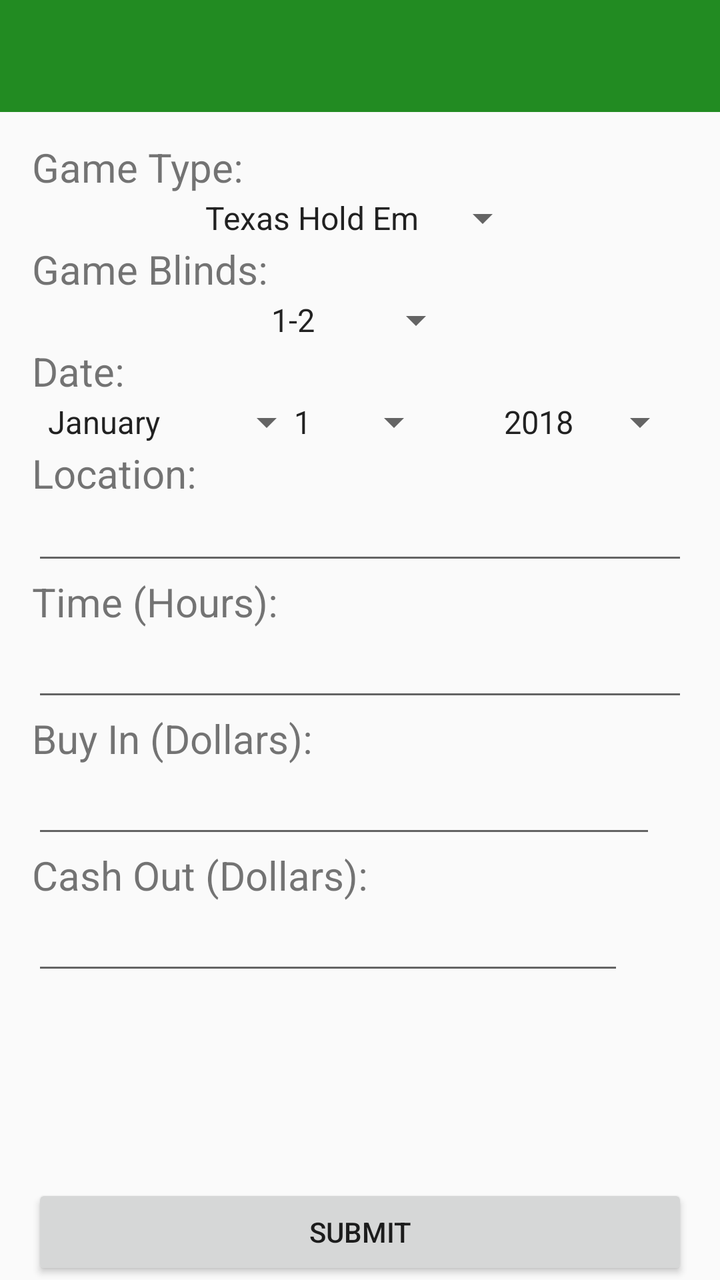
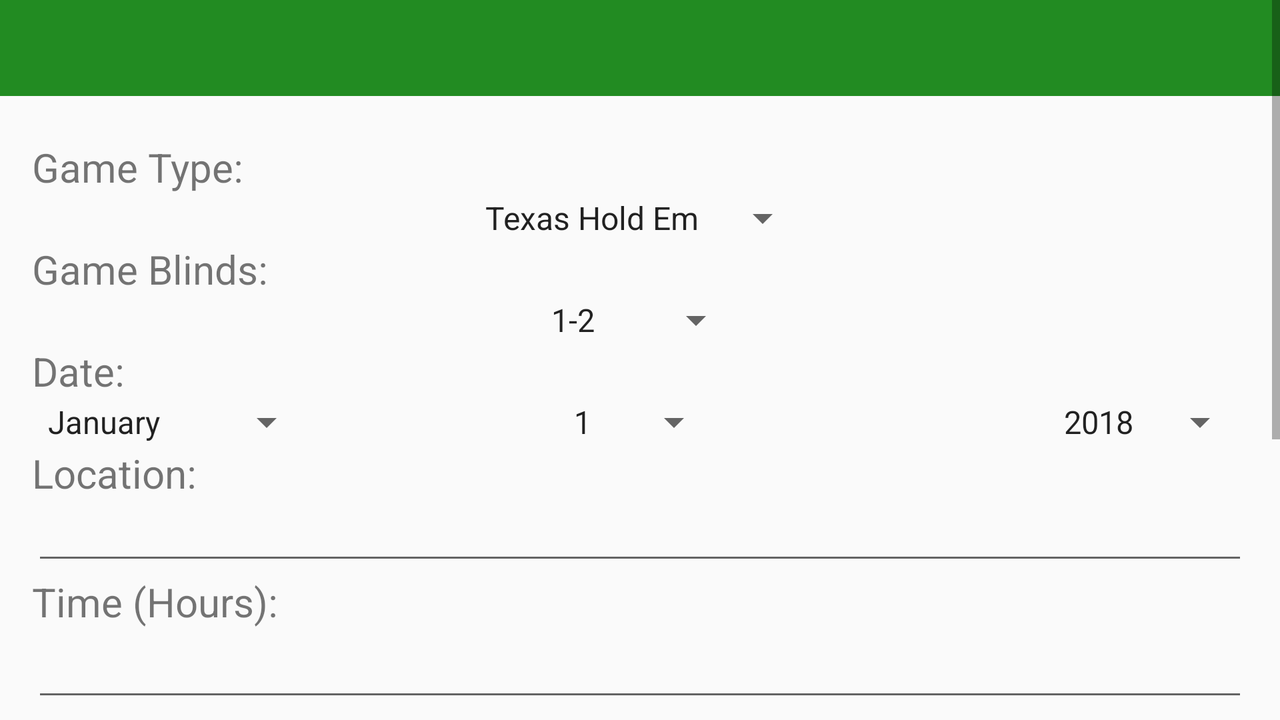

Two renders of one Android screen. The first uses the default layout on a phone; the second uses the alternative layout the repository ships for a different screen configuration, on a matching device. The two XML files are below.
<!-- AndroidManifest.xml: application theme AppTheme -->
<!-- res/layout/activity_game_edit.xml -->
<?xml version="1.0" encoding="utf-8"?>
<RelativeLayout xmlns:android="http://schemas.android.com/apk/res/android"
    xmlns:tools="http://schemas.android.com/tools"
    android:layout_width="match_parent"
    android:layout_height="match_parent"
    xmlns:app="http://schemas.android.com/apk/res-auto"
    android:paddingBottom="@dimen/activity_vertical_margin"
    tools:context=".GameEditActivity">

    // Toolbar Detailing
    <android.support.design.widget.AppBarLayout
        android:theme="@style/ThemeOverlay.AppCompat.Dark.ActionBar"
        android:layout_width="match_parent"
        android:layout_height="wrap_content">

        // Set Up Toolbar
        <android.support.v7.widget.Toolbar
            android:id="@+id/toolbar"
            app:popupTheme="@style/ThemeOverlay.AppCompat.Light"
            app:layout_scrollFlags="scroll|enterAlways"
            android:background="?attr/colorPrimary"
            android:layout_width="match_parent"
            android:layout_height="?attr/actionBarSize"/>
    </android.support.design.widget.AppBarLayout>

    // Display "Game Type:"
    <TextView
        android:id="@+id/textGameType"
        android:text="Game Type:"
        android:textSize="20dp"
        android:layout_alignParentStart="true"
        android:layout_alignParentTop="true"
        android:layout_width="wrap_content"
        android:layout_height="wrap_content"
        android:layout_marginTop="70dp"
        android:layout_marginEnd="16dp"
        android:layout_marginStart="16dp"/>

    // Display GameType Spinner Under textGameType With Entries Listed in game_types in strings.xml
    <Spinner
        android:id="@+id/spinnerGameType"
        android:entries="@array/game_types"
        android:spinnerMode="dropdown"
        android:layout_below="@+id/textGameType"
        android:layout_centerHorizontal="true"
        android:layout_width="wrap_content"
        android:layout_height="wrap_content"
        android:layout_marginEnd="16dp"
        android:layout_marginStart="16dp"/>

    // Display "Game Blinds:" Under spinnerGameType
    <TextView
        android:id="@+id/textGameBlinds"
        android:text="Game Blinds:"
        android:textSize="20dp"
        android:layout_below="@+id/spinnerGameType"
        android:layout_alignParentStart="true"
        android:layout_alignParentEnd="true"
        android:layout_width="wrap_content"
        android:layout_height="wrap_content"
        android:layout_marginEnd="16dp"
        android:layout_marginStart="16dp"/>

    // Display GameBlinds Spinner Under textGameBlinds With Entries Listed in game_blinds in strings.xml
    <Spinner
        android:id="@+id/spinnerGameBlinds"
        android:entries="@array/game_blinds"
        android:spinnerMode="dropdown"
        android:layout_below="@+id/textGameBlinds"
        android:layout_centerHorizontal="true"
        android:layout_width="wrap_content"
        android:layout_height="wrap_content"
        android:layout_marginEnd="16dp"
        android:layout_marginStart="16dp"/>

    // Display "Date:" Under spinnerGameBlinds
    <TextView
        android:layout_width="wrap_content"
        android:layout_height="wrap_content"
        android:text="Date:"
        android:id="@+id/textDate"
        android:layout_below="@+id/spinnerGameBlinds"
        android:layout_alignParentStart="true"
        android:textSize="20dp"
        android:layout_marginEnd="16dp"
        android:layout_marginStart="16dp"/>

    // Display Month Spinner Under textDate With Entries Listed in months in strings.xml
    <Spinner
        android:id="@+id/spinnerGameMonth"
        android:entries="@array/months"
        android:spinnerMode="dropdown"
        android:layout_below="@+id/textDate"
        android:layout_alignParentLeft="true"
        android:layout_centerHorizontal="true"
        android:layout_width="wrap_content"
        android:layout_height="wrap_content"
        android:layout_marginEnd="16dp"
        android:layout_marginStart="16dp"/>

    // Display Day Spinner Under textDate With Entries Listed in days in strings.xml
    <Spinner
        android:id="@+id/spinnerGameDay"
        android:entries="@array/days"
        android:spinnerMode="dropdown"
        android:layout_below="@+id/textDate"
        android:layout_centerHorizontal="true"
        android:layout_width="wrap_content"
        android:layout_height="wrap_content"
        android:layout_marginEnd="16dp"
        android:layout_marginStart="16dp"/>

    // Display Year Spinner Under textDate With Entries Listed in years in strings.xml
    <Spinner
        android:id="@+id/spinnerGameYear"
        android:entries="@array/years"
        android:spinnerMode="dropdown"
        android:layout_below="@+id/textDate"
        android:layout_alignParentRight="true"
        android:layout_centerHorizontal="true"
        android:layout_width="wrap_content"
        android:layout_height="wrap_content"
        android:layout_marginEnd="16dp"
        android:layout_marginStart="16dp"/>

    // Display "Location:" Under spinnerGameMonth
    <TextView
        android:id="@+id/textLocation"
        android:text="Location:"
        android:textSize="20dp"
        android:layout_below="@+id/spinnerGameMonth"
        android:layout_alignParentStart="true"
        android:layout_width="wrap_content"
        android:layout_height="wrap_content"
        android:layout_marginEnd="16dp"
        android:layout_marginStart="16dp"/>

    // Display Form for Location Under textLocation

    <EditText
        android:id="@+id/editLocation"
        android:inputType="text"
        android:textSize="15dp"
        android:layout_below="@+id/textLocation"
        android:layout_alignParentStart="true"
        android:layout_alignParentEnd="true"
        android:layout_width="wrap_content"
        android:layout_height="wrap_content"
        android:layout_marginEnd="16dp"
        android:layout_marginStart="16dp"/>

    // Display "Time (Hours):" Under editLocation
    <TextView
        android:id="@+id/textTime"
        android:text="Time (Hours):"
        android:textSize="20dp"
        android:layout_below="@+id/editLocation"
        android:layout_alignParentStart="true"
        android:layout_width="wrap_content"
        android:layout_height="wrap_content"
        android:layout_marginEnd="16dp"
        android:layout_marginStart="16dp"/>

    // Display Form for Duration: Under textTime
    <EditText
        android:id="@+id/editTime"
        android:inputType="number|numberDecimal"
        android:ems="10"
        android:layout_below="@+id/textTime"
        android:layout_alignParentStart="true"
        android:layout_alignParentEnd="true"
        android:layout_width="wrap_content"
        android:layout_height="wrap_content"
        android:layout_marginEnd="16dp"
        android:layout_marginStart="16dp"/>

    // Display "Buy In (Dollars):" Under editTime
    <TextView
        android:id="@+id/textBuyIn"
        android:text="Buy In (Dollars):"
        android:textSize="20dp"
        android:layout_below="@+id/editTime"
        android:layout_alignParentStart="true"
        android:layout_width="wrap_content"
        android:layout_height="wrap_content"
        android:layout_marginEnd="16dp"
        android:layout_marginStart="16dp"/>

    // Display Form for Buy In Under textBuyIn

    <EditText
        android:id="@+id/editBuyIn"
        android:inputType="number|numberDecimal"
        android:ems="10"
        android:layout_below="@+id/textBuyIn"
        android:layout_alignParentStart="true"
        android:layout_alignEnd="@+id/editTime"
        android:layout_width="wrap_content"
        android:layout_height="wrap_content"
        android:layout_marginEnd="16dp"
        android:layout_marginStart="16dp"/>

    // Display "Cash Out (Dollars):" Under editBuyIn
    <TextView
        android:id="@+id/textGameCashOut"
        android:text="Cash Out (Dollars):"
        android:textSize="20dp"
        android:layout_below="@+id/editBuyIn"
        android:layout_alignParentStart="true"
        android:layout_width="wrap_content"
        android:layout_height="wrap_content"
        android:layout_marginEnd="16dp"
        android:layout_marginStart="16dp"/>

    // Display Form for Cash Out Under textGameCashOut
    <EditText
        android:id="@+id/editCashOut"
        android:inputType="number|numberDecimal"
        android:ems="10"
        android:layout_below="@+id/textGameCashOut"
        android:layout_alignParentStart="true"
        android:layout_alignEnd="@+id/editBuyIn"
        android:layout_width="wrap_content"
        android:layout_height="wrap_content"
        android:layout_marginEnd="16dp"
        android:layout_marginStart="16dp"/>

    // Submit Button at Bottom of Page
    <Button
        android:text="Submit"
        android:id="@+id/buttonSubmitGame"
        android:onClick="onClickGameButton"
        android:layout_alignParentStart="true"
        android:layout_alignParentBottom="true"
        android:layout_alignParentEnd="true"
        android:layout_width="wrap_content"
        android:layout_height="wrap_content"
        android:layout_marginEnd="16dp"
        android:layout_marginStart="16dp"/>

</RelativeLayout>
<!-- resources referenced by this layout -->
<resources>
  <string-array name="days">
          <item>1</item>
          <item>2</item>
          <item>3</item>
          <item>4</item>
          <item>5</item>
          <item>6</item>
          <item>7</item>
          <item>8</item>
          <item>9</item>
          <item>10</item>
          <item>11</item>
          <item>12</item>
          <item>13</item>
          <item>14</item>
          <item>15</item>
          <item>16</item>
          <item>17</item>
          <item>18</item>
          <item>19</item>
          <item>20</item>
          <item>21</item>
          <item>22</item>
          <item>23</item>
          <item>24</item>
          <item>25</item>
          <item>26</item>
          <item>27</item>
          <item>28</item>
          <item>29</item>
          <item>30</item>
          <item>31</item>
      </string-array>
  
      // Years Menu
  <string-array name="game_blinds">
          <item>1-2</item>
          <item>1-1-2</item>
          <item>1-1-3</item>
          <item>2-5</item>
          <item>3-5</item>
          <item>5-10</item>
          <item>10-20</item>
      </string-array>
  
      // Deposit or Withdraw Menu
  <string-array name="game_types">
          <item>Texas Hold Em</item>
          <item>Omaha</item>
          <item>7-Card Stud</item>
          <item>5-Card Draw</item>
          <item>Chicago</item>
      </string-array>
  
      // Game Blinds Menu
  <string-array name="months">
          <item>January</item>
          <item>February</item>
          <item>March</item>
          <item>April</item>
          <item>May</item>
          <item>June</item>
          <item>July</item>
          <item>August</item>
          <item>September</item>
          <item>October</item>
          <item>November</item>
          <item>December</item>
      </string-array>
  
      // Days Menu
  <string-array name="years">
          <item>2018</item>
          <item>2019</item>
          <item>2020</item>
          <item>2021</item>
          <item>2022</item>
          <item>2023</item>
          <item>2024</item>
          <item>2025</item>
          <item>2026</item>
          <item>2027</item>
          <item>2028</item>
          <item>2029</item>
          <item>2030</item>
      </string-array>
  <style name="AppTheme" parent="Theme.AppCompat.Light.DarkActionBar">
          // Customize Theme
          <item name="colorPrimary">@color/colorPrimary</item> // Title and Tabs
          <item name="colorPrimaryDark">@color/colorPrimaryDark</item> // Top Border
          <item name="colorAccent">@color/colorAccent</item> // Underline Precursor
          <item name="windowActionBar">false</item>
          <item name="windowNoTitle">true</item>
      </style>
  <color name="colorPrimary">#228B22</color> // Green
  <color name="colorPrimaryDark">#008000</color> // Forest Green
  <color name="colorAccent">#000000</color> // Black
  
      // Single Colors
</resources>
<!-- res/layout-land/activity_game_edit.xml (the author's variant of the layout above) -->
<!-- drawn on the phone turned sideways -->
<?xml version="1.0" encoding="utf-8"?>
<ScrollView xmlns:android="http://schemas.android.com/apk/res/android"
    android:layout_width="fill_parent"
    android:layout_height="fill_parent" >

    <RelativeLayout
        xmlns:tools="http://schemas.android.com/tools"
        android:layout_width="match_parent"
        android:layout_height="match_parent"
        xmlns:app="http://schemas.android.com/apk/res-auto"
        android:paddingBottom="@dimen/activity_vertical_margin"
        tools:context=".GameEditActivity">

        // Toolbar Detailing
        <android.support.design.widget.AppBarLayout
            android:theme="@style/ThemeOverlay.AppCompat.Dark.ActionBar"
            android:layout_width="match_parent"
            android:layout_height="wrap_content">

            // Set Up Toolbar
            <android.support.v7.widget.Toolbar
                android:id="@+id/toolbar"
                app:popupTheme="@style/ThemeOverlay.AppCompat.Light"
                app:layout_scrollFlags="scroll|enterAlways"
                android:background="?attr/colorPrimary"
                android:layout_width="match_parent"
                android:layout_height="?attr/actionBarSize"/>
        </android.support.design.widget.AppBarLayout>

        // Display "Game Type:"
        <TextView
            android:id="@+id/textGameType"
            android:text="Game Type:"
            android:textSize="20dp"
            android:layout_alignParentStart="true"
            android:layout_alignParentTop="true"
            android:layout_width="wrap_content"
            android:layout_height="wrap_content"
            android:layout_marginTop="70dp"
            android:layout_marginEnd="16dp"
            android:layout_marginStart="16dp"/>

        // Display GameType Spinner Under textGameType With Entries Listed in game_types in strings.xml
        <Spinner
            android:id="@+id/spinnerGameType"
            android:entries="@array/game_types"
            android:spinnerMode="dropdown"
            android:layout_below="@+id/textGameType"
            android:layout_centerHorizontal="true"
            android:layout_width="wrap_content"
            android:layout_height="wrap_content"
            android:layout_marginEnd="16dp"
            android:layout_marginStart="16dp"/>

        // Display "Game Blinds:" Under spinnerGameType
        <TextView
            android:id="@+id/textGameBlinds"
            android:text="Game Blinds:"
            android:textSize="20dp"
            android:layout_below="@+id/spinnerGameType"
            android:layout_alignParentStart="true"
            android:layout_alignParentEnd="true"
            android:layout_width="wrap_content"
            android:layout_height="wrap_content"
            android:layout_marginEnd="16dp"
            android:layout_marginStart="16dp"/>

        // Display GameBlinds Spinner Under textGameBlinds With Entries Listed in game_blinds in strings.xml
        <Spinner
            android:id="@+id/spinnerGameBlinds"
            android:entries="@array/game_blinds"
            android:spinnerMode="dropdown"
            android:layout_below="@+id/textGameBlinds"
            android:layout_centerHorizontal="true"
            android:layout_width="wrap_content"
            android:layout_height="wrap_content"
            android:layout_marginEnd="16dp"
            android:layout_marginStart="16dp"/>

        // Display "Date:" Under spinnerGameBlinds
        <TextView
            android:layout_width="wrap_content"
            android:layout_height="wrap_content"
            android:text="Date:"
            android:id="@+id/textDate"
            android:layout_below="@+id/spinnerGameBlinds"
            android:layout_alignParentStart="true"
            android:textSize="20dp"
            android:layout_marginEnd="16dp"
            android:layout_marginStart="16dp"/>

        // Display Month Spinner Under textDate With Entries Listed in months in strings.xml
        <Spinner
            android:id="@+id/spinnerGameMonth"
            android:entries="@array/months"
            android:spinnerMode="dropdown"
            android:layout_below="@+id/textDate"
            android:layout_alignParentLeft="true"
            android:layout_centerHorizontal="true"
            android:layout_width="wrap_content"
            android:layout_height="wrap_content"
            android:layout_marginEnd="16dp"
            android:layout_marginStart="16dp"/>

        // Display Day Spinner Under textDate With Entries Listed in days in strings.xml
        <Spinner
            android:id="@+id/spinnerGameDay"
            android:entries="@array/days"
            android:spinnerMode="dropdown"
            android:layout_below="@+id/textDate"
            android:layout_centerHorizontal="true"
            android:layout_width="wrap_content"
            android:layout_height="wrap_content"
            android:layout_marginEnd="16dp"
            android:layout_marginStart="16dp"/>

        // Display Year Spinner Under textDate With Entries Listed in years in strings.xml
        <Spinner
            android:id="@+id/spinnerGameYear"
            android:entries="@array/years"
            android:spinnerMode="dropdown"
            android:layout_below="@+id/textDate"
            android:layout_alignParentRight="true"
            android:layout_centerHorizontal="true"
            android:layout_width="wrap_content"
            android:layout_height="wrap_content"
            android:layout_marginEnd="16dp"
            android:layout_marginStart="16dp"/>

        // Display "Location:" Under spinnerGameMonth
        <TextView
            android:id="@+id/textLocation"
            android:text="Location:"
            android:textSize="20dp"
            android:layout_below="@+id/spinnerGameMonth"
            android:layout_alignParentStart="true"
            android:layout_width="wrap_content"
            android:layout_height="wrap_content"
            android:layout_marginEnd="16dp"
            android:layout_marginStart="16dp"/>

        // Display Form for Location Under textLocation

        <EditText
            android:id="@+id/editLocation"
            android:inputType="text"
            android:textSize="15dp"
            android:layout_below="@+id/textLocation"
            android:layout_alignParentStart="true"
            android:layout_alignParentEnd="true"
            android:layout_width="wrap_content"
            android:layout_height="wrap_content"
            android:layout_marginEnd="16dp"
            android:layout_marginStart="16dp"/>

        // Display "Time (Hours):" Under editLocation
        <TextView
            android:id="@+id/textTime"
            android:text="Time (Hours):"
            android:textSize="20dp"
            android:layout_below="@+id/editLocation"
            android:layout_alignParentStart="true"
            android:layout_width="wrap_content"
            android:layout_height="wrap_content"
            android:layout_marginEnd="16dp"
            android:layout_marginStart="16dp"/>

        // Display Form for Duration: Under textTime
        <EditText
            android:id="@+id/editTime"
            android:inputType="number|numberDecimal"
            android:ems="10"
            android:layout_below="@+id/textTime"
            android:layout_alignParentStart="true"
            android:layout_alignParentEnd="true"
            android:layout_width="wrap_content"
            android:layout_height="wrap_content"
            android:layout_marginEnd="16dp"
            android:layout_marginStart="16dp"/>

        // Display "Buy In (Dollars):" Under editTime
        <TextView
            android:id="@+id/textBuyIn"
            android:text="Buy In (Dollars):"
            android:textSize="20dp"
            android:layout_below="@+id/editTime"
            android:layout_alignParentStart="true"
            android:layout_width="wrap_content"
            android:layout_height="wrap_content"
            android:layout_marginEnd="16dp"
            android:layout_marginStart="16dp"/>

        // Display Form for Buy In Under textBuyIn

        <EditText
            android:id="@+id/editBuyIn"
            android:inputType="number|numberDecimal"
            android:ems="10"
            android:layout_below="@+id/textBuyIn"
            android:layout_alignParentStart="true"
            android:layout_alignEnd="@+id/editTime"
            android:layout_width="wrap_content"
            android:layout_height="wrap_content"
            android:layout_marginEnd="16dp"
            android:layout_marginStart="16dp"/>

        // Display "Cash Out (Dollars):" Under editBuyIn
        <TextView
            android:id="@+id/textGameCashOut"
            android:text="Cash Out (Dollars):"
            android:textSize="20dp"
            android:layout_below="@+id/editBuyIn"
            android:layout_alignParentStart="true"
            android:layout_width="wrap_content"
            android:layout_height="wrap_content"
            android:layout_marginEnd="16dp"
            android:layout_marginStart="16dp"/>

        // Display Form for Cash Out Under textGameCashOut
        <EditText
            android:id="@+id/editCashOut"
            android:inputType="number|numberDecimal"
            android:ems="10"
            android:layout_below="@+id/textGameCashOut"
            android:layout_alignParentStart="true"
            android:layout_alignEnd="@+id/editBuyIn"
            android:layout_width="wrap_content"
            android:layout_height="wrap_content"
            android:layout_marginBottom="50dp"
            android:layout_marginEnd="16dp"
            android:layout_marginStart="16dp"/>

        // Submit Button at Bottom of Page
        <Button
            android:text="Submit"
            android:id="@+id/buttonSubmitGame"
            android:onClick="onClickGameButton"
            android:layout_below="@+id/editCashOut"
            android:layout_alignParentStart="true"
            android:layout_alignParentBottom="true"
            android:layout_alignParentEnd="true"
            android:layout_width="wrap_content"
            android:layout_height="wrap_content"
            android:layout_marginEnd="16dp"
            android:layout_marginStart="16dp"/>

    </RelativeLayout>
</ScrollView>
